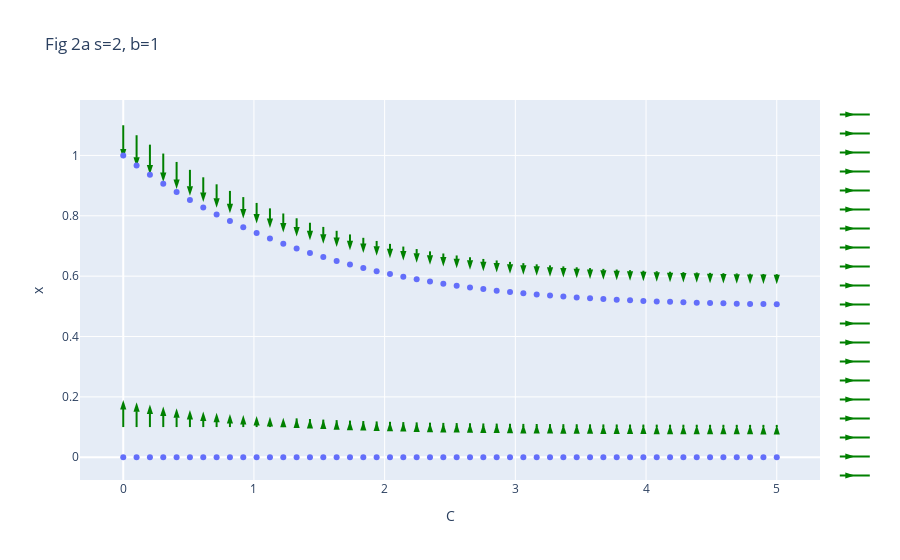

Notebook code cell kept with this figure:
### Code cell
s_par = 2
b_par = 1
params = {s:s_par, b:b_par, ro:1}

cs = []
xs =[]
sols_by_c = {}
fig = go.Figure()

for cur_C in np.linspace(0,5,50):
    cur_params = {C:cur_C} | params
    sols_by_c[cur_C] = [sol for sol in solve(dxdt.subs(cur_params), x)
                       if sol.is_real and sol >=0]
    for curx in sols_by_c[cur_C]:
        cs.append(float(cur_C))
        xs.append(float(curx))
        k = 2# number of steps
        fig.add_trace(get_arrow_scatter(cur_C, k, curx, cur_params, shift = 0.1))
        
    
fig.add_trace(go.Scatter(x=cs, y=xs, mode='markers', name = ""))
fig.update_layout(title=f"Fig 2a s={s_par}, b={b_par}")
fig.update_layout(xaxis={"title": "C"}, yaxis={"title": "x"})

### Figure 1 — Plotly figure (JSON) as saved in the notebook; plotly's stock layout.template omitted (floating-point values rounded to 4 significant figures)
{"data": [{"marker": {"angleref": "previous", "color": "green", "size": 10, "symbol": "arrow"}, "mode": "lines+markers", "name": "", "type": "scatter", "x": [0, 0], "y": [0.1, 0.19]}, {"marker": {"angleref": "previous", "color": "green", "size": 10, "symbol": "arrow"}, "mode": "lines+markers", "name": "", "type": "scatter", "x": [0, 0], "y": [1.1, 0.99]}, {"marker": {"angleref": "previous", "color": "green", "size": 10, "symbol": "arrow"}, "mode": "lines+markers", "name": "", "type": "scatter", "x": [0.102, 0.102], "y": [0.1, 0.1819]}, {"marker": {"angleref": "previous", "color": "green", "size": 10, "symbol": "arrow"}, "mode": "lines+markers", "name": "", "type": "scatter", "x": [0.102, 0.102], "y": [1.067, 0.9625]}, {"marker": {"angleref": "previous", "color": "green", "size": 10, "symbol": "arrow"}, "mode": "lines+markers", "name": "", "type": "scatter", "x": [0.2041, 0.2041], "y": [0.1, 0.1746]}, {"marker": {"angleref": "previous", "color": "green", "size": 10, "symbol": "arrow"}, "mode": "lines+markers", "name": "", "type": "scatter", "x": [0.2041, 0.2041], "y": [1.036, 0.9365]}, {"marker": {"angleref": "previous", "color": "green", "size": 10, "symbol": "arrow"}, "mode": "lines+markers", "name": "", "type": "scatter", "x": [0.3061, 0.3061], "y": [0.1, 0.168]}, {"marker": {"angleref": "previous", "color": "green", "size": 10, "symbol": "arrow"}, "mode": "lines+markers", "name": "", "type": "scatter", "x": [0.3061, 0.3061], "y": [1.006, 0.9119]}, {"marker": {"angleref": "previous", "color": "green", "size": 10, "symbol": "arrow"}, "mode": "lines+markers", "name": "", "type": "scatter", "x": [0.4082, 0.4082], "y": [0.1, 0.1621]}, {"marker": {"angleref": "previous", "color": "green", "size": 10, "symbol": "arrow"}, "mode": "lines+markers", "name": "", "type": "scatter", "x": [0.4082, 0.4082], "y": [0.9784, 0.8886]}, {"marker": {"angleref": "previous", "color": "green", "size": 10, "symbol": "arrow"}, "mode": "lines+markers", "name": "", "type": "scatter", "x": [0.5102, 0.5102], "y": [0.1, 0.1567]}, {"marker": {"angleref": "previous", "color": "green", "size": 10, "symbol": "arrow"}, "mode": "lines+markers", "name": "", "type": "scatter", "x": [0.5102, 0.5102], "y": [0.9522, 0.8667]}, {"marker": {"angleref": "previous", "color": "green", "size": 10, "symbol": "arrow"}, "mode": "lines+markers", "name": "", "type": "scatter", "x": [0.6122, 0.6122], "y": [0.1, 0.1518]}, {"marker": {"angleref": "previous", "color": "green", "size": 10, "symbol": "arrow"}, "mode": "lines+markers", "name": "", "type": "scatter", "x": [0.6122, 0.6122], "y": [0.9276, 0.846]}, {"marker": {"angleref": "previous", "color": "green", "size": 10, "symbol": "arrow"}, "mode": "lines+markers", "name": "", "type": "scatter", "x": [0.7143, 0.7143], "y": [0.1, 0.1475]}, {"marker": {"angleref": "previous", "color": "green", "size": 10, "symbol": "arrow"}, "mode": "lines+markers", "name": "", "type": "scatter", "x": [0.7143, 0.7143], "y": [0.9043, 0.8265]}, {"marker": {"angleref": "previous", "color": "green", "size": 10, "symbol": "arrow"}, "mode": "lines+markers", "name": "", "type": "scatter", "x": [0.8163, 0.8163], "y": [0.1, 0.1435]}, {"marker": {"angleref": "previous", "color": "green", "size": 10, "symbol": "arrow"}, "mode": "lines+markers", "name": "", "type": "scatter", "x": [0.8163, 0.8163], "y": [0.8825, 0.8081]}, {"marker": {"angleref": "previous", "color": "green", "size": 10, "symbol": "arrow"}, "mode": "lines+markers", "name": "", "type": "scatter", "x": [0.9184, 0.9184], "y": [0.1, 0.1399]}, {"marker": {"angleref": "previous", "color": "green", "size": 10, "symbol": "arrow"}, "mode": "lines+markers", "name": "", "type": "scatter", "x": [0.9184, 0.9184], "y": [0.8619, 0.7908]}, {"marker": {"angleref": "previous", "color": "green", "size": 10, "symbol": "arrow"}, "mode": "lines+markers", "name": "", "type": "scatter", "x": [1.02, 1.02], "y": [0.1, 0.1367]}, {"marker": {"angleref": "previous", "color": "green", "size": 10, "symbol": "arrow"}, "mode": "lines+markers", "name": "", "type": "scatter", "x": [1.02, 1.02], "y": [0.8427, 0.7746]}, {"marker": {"angleref": "previous", "color": "green", "size": 10, "symbol": "arrow"}, "mode": "lines+markers", "name": "", "type": "scatter", "x": [1.122, 1.122], "y": [0.1, 0.1338]}, {"marker": {"angleref": "previous", "color": "green", "size": 10, "symbol": "arrow"}, "mode": "lines+markers", "name": "", "type": "scatter", "x": [1.122, 1.122], "y": [0.8246, 0.7593]}, {"marker": {"angleref": "previous", "color": "green", "size": 10, "symbol": "arrow"}, "mode": "lines+markers", "name": "", "type": "scatter", "x": [1.224, 1.224], "y": [0.1, 0.1312]}, {"marker": {"angleref": "previous", "color": "green", "size": 10, "symbol": "arrow"}, "mode": "lines+markers", "name": "", "type": "scatter", "x": [1.224, 1.224], "y": [0.8077, 0.745]}, {"marker": {"angleref": "previous", "color": "green", "size": 10, "symbol": "arrow"}, "mode": "lines+markers", "name": "", "type": "scatter", "x": [1.327, 1.327], "y": [0.1, 0.1288]}, {"marker": {"angleref": "previous", "color": "green", "size": 10, "symbol": "arrow"}, "mode": "lines+markers", "name": "", "type": "scatter", "x": [1.327, 1.327], "y": [0.7918, 0.7315]}, {"marker": {"angleref": "previous", "color": "green", "size": 10, "symbol": "arrow"}, "mode": "lines+markers", "name": "", "type": "scatter", "x": [1.429, 1.429], "y": [0.1, 0.1266]}, {"marker": {"angleref": "previous", "color": "green", "size": 10, "symbol": "arrow"}, "mode": "lines+markers", "name": "", "type": "scatter", "x": [1.429, 1.429], "y": [0.777, 0.7189]}, {"marker": {"angleref": "previous", "color": "green", "size": 10, "symbol": "arrow"}, "mode": "lines+markers", "name": "", "type": "scatter", "x": [1.531, 1.531], "y": [0.1, 0.1247]}, {"marker": {"angleref": "previous", "color": "green", "size": 10, "symbol": "arrow"}, "mode": "lines+markers", "name": "", "type": "scatter", "x": [1.531, 1.531], "y": [0.7632, 0.7072]}, {"marker": {"angleref": "previous", "color": "green", "size": 10, "symbol": "arrow"}, "mode": "lines+markers", "name": "", "type": "scatter", "x": [1.633, 1.633], "y": [0.1, 0.123]}, {"marker": {"angleref": "previous", "color": "green", "size": 10, "symbol": "arrow"}, "mode": "lines+markers", "name": "", "type": "scatter", "x": [1.633, 1.633], "y": [0.7503, 0.6962]}, {"marker": {"angleref": "previous", "color": "green", "size": 10, "symbol": "arrow"}, "mode": "lines+markers", "name": "", "type": "scatter", "x": [1.735, 1.735], "y": [0.1, 0.1214]}, {"marker": {"angleref": "previous", "color": "green", "size": 10, "symbol": "arrow"}, "mode": "lines+markers", "name": "", "type": "scatter", "x": [1.735, 1.735], "y": [0.7382, 0.686]}, {"marker": {"angleref": "previous", "color": "green", "size": 10, "symbol": "arrow"}, "mode": "lines+markers", "name": "", "type": "scatter", "x": [1.837, 1.837], "y": [0.1, 0.1199]}, {"marker": {"angleref": "previous", "color": "green", "size": 10, "symbol": "arrow"}, "mode": "lines+markers", "name": "", "type": "scatter", "x": [1.837, 1.837], "y": [0.7271, 0.6764]}, {"marker": {"angleref": "previous", "color": "green", "size": 10, "symbol": "arrow"}, "mode": "lines+markers", "name": "", "type": "scatter", "x": [1.939, 1.939], "y": [0.1, 0.1187]}, {"marker": {"angleref": "previous", "color": "green", "size": 10, "symbol": "arrow"}, "mode": "lines+markers", "name": "", "type": "scatter", "x": [1.939, 1.939], "y": [0.7167, 0.6676]}, {"marker": {"angleref": "previous", "color": "green", "size": 10, "symbol": "arrow"}, "mode": "lines+markers", "name": "", "type": "scatter", "x": [2.041, 2.041], "y": [0.1, 0.1175]}, {"marker": {"angleref": "previous", "color": "green", "size": 10, "symbol": "arrow"}, "mode": "lines+markers", "name": "", "type": "scatter", "x": [2.041, 2.041], "y": [0.707, 0.6593]}, {"marker": {"angleref": "previous", "color": "green", "size": 10, "symbol": "arrow"}, "mode": "lines+markers", "name": "", "type": "scatter", "x": [2.143, 2.143], "y": [0.1, 0.1164]}, {"marker": {"angleref": "previous", "color": "green", "size": 10, "symbol": "arrow"}, "mode": "lines+markers", "name": "", "type": "scatter", "x": [2.143, 2.143], "y": [0.6981, 0.6517]}, {"marker": {"angleref": "previous", "color": "green", "size": 10, "symbol": "arrow"}, "mode": "lines+markers", "name": "", "type": "scatter", "x": [2.245, 2.245], "y": [0.1, 0.1155]}, {"marker": {"angleref": "previous", "color": "green", "size": 10, "symbol": "arrow"}, "mode": "lines+markers", "name": "", "type": "scatter", "x": [2.245, 2.245], "y": [0.6898, 0.6446]}, {"marker": {"angleref": "previous", "color": "green", "size": 10, "symbol": "arrow"}, "mode": "lines+markers", "name": "", "type": "scatter", "x": [2.347, 2.347], "y": [0.1, 0.1146]}, {"marker": {"angleref": "previous", "color": "green", "size": 10, "symbol": "arrow"}, "mode": "lines+markers", "name": "", "type": "scatter", "x": [2.347, 2.347], "y": [0.6822, 0.6381]}, {"marker": {"angleref": "previous", "color": "green", "size": 10, "symbol": "arrow"}, "mode": "lines+markers", "name": "", "type": "scatter", "x": [2.449, 2.449], "y": [0.1, 0.1139]}, {"marker": {"angleref": "previous", "color": "green", "size": 10, "symbol": "arrow"}, "mode": "lines+markers", "name": "", "type": "scatter", "x": [2.449, 2.449], "y": [0.6751, 0.632]}, {"marker": {"angleref": "previous", "color": "green", "size": 10, "symbol": "arrow"}, "mode": "lines+markers", "name": "", "type": "scatter", "x": [2.551, 2.551], "y": [0.1, 0.1132]}, {"marker": {"angleref": "previous", "color": "green", "size": 10, "symbol": "arrow"}, "mode": "lines+markers", "name": "", "type": "scatter", "x": [2.551, 2.551], "y": [0.6686, 0.6264]}, {"marker": {"angleref": "previous", "color": "green", "size": 10, "symbol": "arrow"}, "mode": "lines+markers", "name": "", "type": "scatter", "x": [2.653, 2.653], "y": [0.1, 0.1125]}, {"marker": {"angleref": "previous", "color": "green", "size": 10, "symbol": "arrow"}, "mode": "lines+markers", "name": "", "type": "scatter", "x": [2.653, 2.653], "y": [0.6626, 0.6213]}, {"marker": {"angleref": "previous", "color": "green", "size": 10, "symbol": "arrow"}, "mode": "lines+markers", "name": "", "type": "scatter", "x": [2.755, 2.755], "y": [0.1, 0.112]}, {"marker": {"angleref": "previous", "color": "green", "size": 10, "symbol": "arrow"}, "mode": "lines+markers", "name": "", "type": "scatter", "x": [2.755, 2.755], "y": [0.6571, 0.6165]}, {"marker": {"angleref": "previous", "color": "green", "size": 10, "symbol": "arrow"}, "mode": "lines+markers", "name": "", "type": "scatter", "x": [2.857, 2.857], "y": [0.1, 0.1115]}, {"marker": {"angleref": "previous", "color": "green", "size": 10, "symbol": "arrow"}, "mode": "lines+markers", "name": "", "type": "scatter", "x": [2.857, 2.857], "y": [0.652, 0.6122]}, {"marker": {"angleref": "previous", "color": "green", "size": 10, "symbol": "arrow"}, "mode": "lines+markers", "name": "", "type": "scatter", "x": [2.959, 2.959], "y": [0.1, 0.111]}, {"marker": {"angleref": "previous", "color": "green", "size": 10, "symbol": "arrow"}, "mode": "lines+markers", "name": "", "type": "scatter", "x": [2.959, 2.959], "y": [0.6474, 0.6082]}, {"marker": {"angleref": "previous", "color": "green", "size": 10, "symbol": "arrow"}, "mode": "lines+markers", "name": "", "type": "scatter", "x": [3.061, 3.061], "y": [0.1, 0.1106]}, {"marker": {"angleref": "previous", "color": "green", "size": 10, "symbol": "arrow"}, "mode": "lines+markers", "name": "", "type": "scatter", "x": [3.061, 3.061], "y": [0.6431, 0.6045]}, {"marker": {"angleref": "previous", "color": "green", "size": 10, "symbol": "arrow"}, "mode": "lines+markers", "name": "", "type": "scatter", "x": [3.163, 3.163], "y": [0.1, 0.1102]}, {"marker": {"angleref": "previous", "color": "green", "size": 10, "symbol": "arrow"}, "mode": "lines+markers", "name": "", "type": "scatter", "x": [3.163, 3.163], "y": [0.6392, 0.6011]}, {"marker": {"angleref": "previous", "color": "green", "size": 10, "symbol": "arrow"}, "mode": "lines+markers", "name": "", "type": "scatter", "x": [3.265, 3.265], "y": [0.1, 0.1098]}, {"marker": {"angleref": "previous", "color": "green", "size": 10, "symbol": "arrow"}, "mode": "lines+markers", "name": "", "type": "scatter", "x": [3.265, 3.265], "y": [0.6356, 0.5981]}, {"marker": {"angleref": "previous", "color": "green", "size": 10, "symbol": "arrow"}, "mode": "lines+markers", "name": "", "type": "scatter", "x": [3.367, 3.367], "y": [0.1, 0.1095]}, {"marker": {"angleref": "previous", "color": "green", "size": 10, "symbol": "arrow"}, "mode": "lines+markers", "name": "", "type": "scatter", "x": [3.367, 3.367], "y": [0.6324, 0.5953]}, {"marker": {"angleref": "previous", "color": "green", "size": 10, "symbol": "arrow"}, "mode": "lines+markers", "name": "", "type": "scatter", "x": [3.469, 3.469], "y": [0.1, 0.1093]}, {"marker": {"angleref": "previous", "color": "green", "size": 10, "symbol": "arrow"}, "mode": "lines+markers", "name": "", "type": "scatter", "x": [3.469, 3.469], "y": [0.6294, 0.5927]}, {"marker": {"angleref": "previous", "color": "green", "size": 10, "symbol": "arrow"}, "mode": "lines+markers", "name": "", "type": "scatter", "x": [3.571, 3.571], "y": [0.1, 0.109]}, {"marker": {"angleref": "previous", "color": "green", "size": 10, "symbol": "arrow"}, "mode": "lines+markers", "name": "", "type": "scatter", "x": [3.571, 3.571], "y": [0.6267, 0.5903]}, {"marker": {"angleref": "previous", "color": "green", "size": 10, "symbol": "arrow"}, "mode": "lines+markers", "name": "", "type": "scatter", "x": [3.673, 3.673], "y": [0.1, 0.1088]}, {"marker": {"angleref": "previous", "color": "green", "size": 10, "symbol": "arrow"}, "mode": "lines+markers", "name": "", "type": "scatter", "x": [3.673, 3.673], "y": [0.6242, 0.5882]}, {"marker": {"angleref": "previous", "color": "green", "size": 10, "symbol": "arrow"}, "mode": "lines+markers", "name": "", "type": "scatter", "x": [3.776, 3.776], "y": [0.1, 0.1086]}, {"marker": {"angleref": "previous", "color": "green", "size": 10, "symbol": "arrow"}, "mode": "lines+markers", "name": "", "type": "scatter", "x": [3.776, 3.776], "y": [0.622, 0.5863]}, {"marker": {"angleref": "previous", "color": "green", "size": 10, "symbol": "arrow"}, "mode": "lines+markers", "name": "", "type": "scatter", "x": [3.878, 3.878], "y": [0.1, 0.1084]}, {"marker": {"angleref": "previous", "color": "green", "size": 10, "symbol": "arrow"}, "mode": "lines+markers", "name": "", "type": "scatter", "x": [3.878, 3.878], "y": [0.6199, 0.5845]}, {"marker": {"angleref": "previous", "color": "green", "size": 10, "symbol": "arrow"}, "mode": "lines+markers", "name": "", "type": "scatter", "x": [3.98, 3.98], "y": [0.1, 0.1082]}, {"marker": {"angleref": "previous", "color": "green", "size": 10, "symbol": "arrow"}, "mode": "lines+markers", "name": "", "type": "scatter", "x": [3.98, 3.98], "y": [0.618, 0.5829]}, {"marker": {"angleref": "previous", "color": "green", "size": 10, "symbol": "arrow"}, "mode": "lines+markers", "name": "", "type": "scatter", "x": [4.082, 4.082], "y": [0.1, 0.1081]}, {"marker": {"angleref": "previous", "color": "green", "size": 10, "symbol": "arrow"}, "mode": "lines+markers", "name": "", "type": "scatter", "x": [4.082, 4.082], "y": [0.6163, 0.5814]}, {"marker": {"angleref": "previous", "color": "green", "size": 10, "symbol": "arrow"}, "mode": "lines+markers", "name": "", "type": "scatter", "x": [4.184, 4.184], "y": [0.1, 0.1079]}, {"marker": {"angleref": "previous", "color": "green", "size": 10, "symbol": "arrow"}, "mode": "lines+markers", "name": "", "type": "scatter", "x": [4.184, 4.184], "y": [0.6148, 0.5801]}, {"marker": {"angleref": "previous", "color": "green", "size": 10, "symbol": "arrow"}, "mode": "lines+markers", "name": "", "type": "scatter", "x": [4.286, 4.286], "y": [0.1, 0.1078]}, {"marker": {"angleref": "previous", "color": "green", "size": 10, "symbol": "arrow"}, "mode": "lines+markers", "name": "", "type": "scatter", "x": [4.286, 4.286], "y": [0.6134, 0.5789]}, {"marker": {"angleref": "previous", "color": "green", "size": 10, "symbol": "arrow"}, "mode": "lines+markers", "name": "", "type": "scatter", "x": [4.388, 4.388], "y": [0.1, 0.1077]}, {"marker": {"angleref": "previous", "color": "green", "size": 10, "symbol": "arrow"}, "mode": "lines+markers", "name": "", "type": "scatter", "x": [4.388, 4.388], "y": [0.6121, 0.5778]}, {"marker": {"angleref": "previous", "color": "green", "size": 10, "symbol": "arrow"}, "mode": "lines+markers", "name": "", "type": "scatter", "x": [4.49, 4.49], "y": [0.1, 0.1076]}, {"marker": {"angleref": "previous", "color": "green", "size": 10, "symbol": "arrow"}, "mode": "lines+markers", "name": "", "type": "scatter", "x": [4.49, 4.49], "y": [0.611, 0.5768]}, {"marker": {"angleref": "previous", "color": "green", "size": 10, "symbol": "arrow"}, "mode": "lines+markers", "name": "", "type": "scatter", "x": [4.592, 4.592], "y": [0.1, 0.1075]}, {"marker": {"angleref": "previous", "color": "green", "size": 10, "symbol": "arrow"}, "mode": "lines+markers", "name": "", "type": "scatter", "x": [4.592, 4.592], "y": [0.6099, 0.5759]}, {"marker": {"angleref": "previous", "color": "green", "size": 10, "symbol": "arrow"}, "mode": "lines+markers", "name": "", "type": "scatter", "x": [4.694, 4.694], "y": [0.1, 0.1074]}, {"marker": {"angleref": "previous", "color": "green", "size": 10, "symbol": "arrow"}, "mode": "lines+markers", "name": "", "type": "scatter", "x": [4.694, 4.694], "y": [0.609, 0.5751]}, {"marker": {"angleref": "previous", "color": "green", "size": 10, "symbol": "arrow"}, "mode": "lines+markers", "name": "", "type": "scatter", "x": [4.796, 4.796], "y": [0.1, 0.1074]}, {"marker": {"angleref": "previous", "color": "green", "size": 10, "symbol": "arrow"}, "mode": "lines+markers", "name": "", "type": "scatter", "x": [4.796, 4.796], "y": [0.6081, 0.5743]}, {"marker": {"angleref": "previous", "color": "green", "size": 10, "symbol": "arrow"}, "mode": "lines+markers", "name": "", "type": "scatter", "x": [4.898, 4.898], "y": [0.1, 0.1073]}, {"marker": {"angleref": "previous", "color": "green", "size": 10, "symbol": "arrow"}, "mode": "lines+markers", "name": "", "type": "scatter", "x": [4.898, 4.898], "y": [0.6074, 0.5736]}, {"marker": {"angleref": "previous", "color": "green", "size": 10, "symbol": "arrow"}, "mode": "lines+markers", "name": "", "type": "scatter", "x": [5, 5], "y": [0.1, 0.1072]}, {"marker": {"angleref": "previous", "color": "green", "size": 10, "symbol": "arrow"}, "mode": "lines+markers", "name": "", "type": "scatter", "x": [5, 5], "y": [0.6066, 0.573]}, {"mode": "markers", "name": "", "type": "scatter", "x": [0, 0, 0.102, 0.102, 0.2041, 0.2041, 0.3061, 0.3061, 0.4082, 0.4082, 0.5102, 0.5102, 0.6122, 0.6122, 0.7143, 0.7143, 0.8163, 0.8163, 0.9184, 0.9184, 1.02, 1.02, 1.122, 1.122, 1.224, 1.224, 1.327, 1.327, 1.429, 1.429, 1.531, 1.531, 1.633, 1.633, 1.735, 1.735, 1.837, 1.837, 1.939, 1.939, 2.041, 2.041, 2.143, 2.143, 2.245, 2.245, 2.347, 2.347, 2.449, 2.449, 2.551, 2.551, 2.653, 2.653, 2.755, 2.755, 2.857, 2.857, 2.959, 2.959, 3.061, 3.061, 3.163, 3.163, 3.265, 3.265, 3.367, 3.367, 3.469, 3.469, 3.571, 3.571, 3.673, 3.673, 3.776, 3.776, 3.878, 3.878, 3.98, 3.98, 4.082, 4.082, 4.184, 4.184, 4.286, 4.286, 4.388, 4.388, 4.49, 4.49, 4.592, 4.592, 4.694, 4.694, 4.796, 4.796, 4.898, 4.898, 5, 5], "y": [0, 1, 0, 0.9669, 0, 0.9357, 0, 0.9062, 0, 0.8784, 0, 0.8522, 0, 0.8276, 0, 0.8043, 0, 0.7825, 0, 0.7619, 0, 0.7427, 0, 0.7246, 0, 0.7077, 0, 0.6918, 0, 0.677, 0, 0.6632, 0, 0.6503, 0, 0.6382, 0, 0.6271, 0, 0.6167, 0, 0.607, 0, 0.5981, 0, 0.5898, 0, 0.5822, 0, 0.5751, 0, 0.5686, 0, 0.5626, 0, 0.5571, 0, 0.552, 0, 0.5474, 0, 0.5431, 0, 0.5392, 0, 0.5356, 0, 0.5324, 0, 0.5294, 0, 0.5267, 0, 0.5242, 0, 0.522, 0, 0.5199, 0, 0.518, 0, 0.5163, 0, 0.5148, 0, 0.5134, 0, 0.5121, 0, 0.511, 0, 0.5099, 0, 0.509, 0, 0.5081, 0, 0.5074, 0, 0.5066]}], "layout": {"autosize": true, "title": {"text": "Fig 2a s=2, b=1"}, "xaxis": {"autorange": true, "range": [-0.3291, 5.329], "title": {"text": "C"}, "type": "linear"}, "yaxis": {"autorange": true, "range": [-0.09227, 1.21], "title": {"text": "x"}, "type": "linear"}}}
